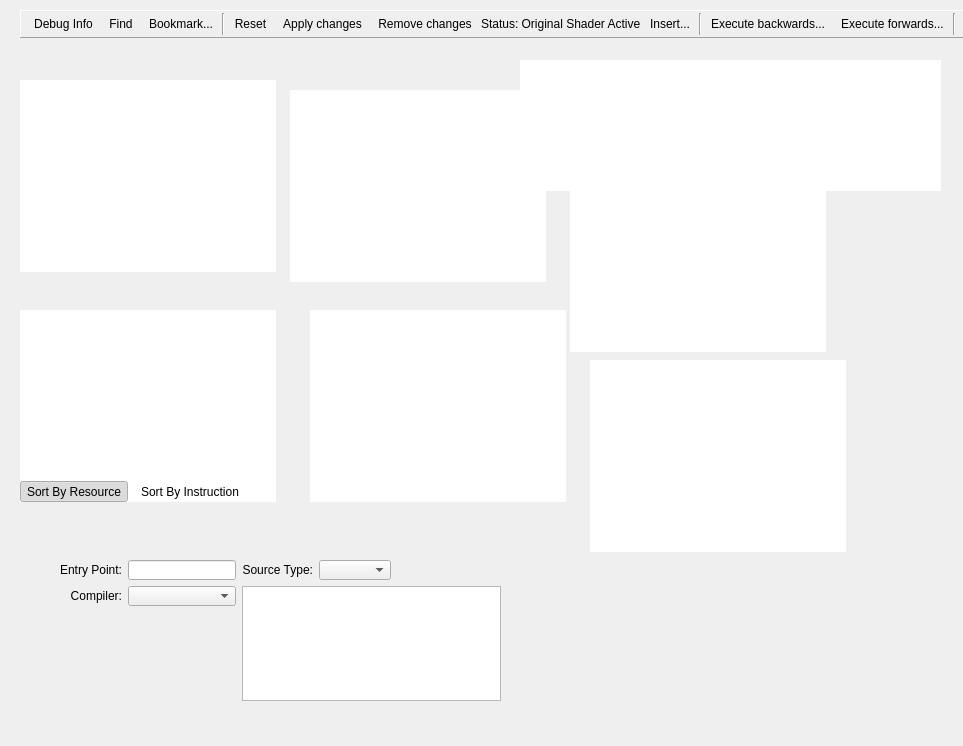
<?xml version="1.0" encoding="UTF-8"?>
<ui version="4.0">
 <class>ShaderViewer</class>
 <widget class="QFrame" name="ShaderViewer">
  <property name="geometry">
   <rect>
    <x>0</x>
    <y>0</y>
    <width>963</width>
    <height>746</height>
   </rect>
  </property>
  <property name="windowTitle">
   <string>Form</string>
  </property>
  <widget class="ToolWindowManager" name="docking" native="true">
   <property name="geometry">
    <rect>
     <x>80</x>
     <y>90</y>
     <width>351</width>
     <height>301</height>
    </rect>
   </property>
  </widget>
  <widget class="RDTreeWidget" name="inputSig">
   <property name="geometry">
    <rect>
     <x>570</x>
     <y>160</y>
     <width>256</width>
     <height>192</height>
    </rect>
   </property>
   <property name="frameShape">
    <enum>QFrame::NoFrame</enum>
   </property>
   <property name="editTriggers">
    <set>QAbstractItemView::NoEditTriggers</set>
   </property>
   <property name="showDropIndicator" stdset="0">
    <bool>false</bool>
   </property>
   <property name="dragDropOverwriteMode">
    <bool>false</bool>
   </property>
   <property name="indentation">
    <number>0</number>
   </property>
   <property name="rootIsDecorated">
    <bool>false</bool>
   </property>
   <property name="itemsExpandable">
    <bool>false</bool>
   </property>
   <property name="allColumnsShowFocus">
    <bool>true</bool>
   </property>
   <property name="cornerButtonEnabled" stdset="0">
    <bool>false</bool>
   </property>
  </widget>
  <widget class="RDTreeWidget" name="outputSig">
   <property name="geometry">
    <rect>
     <x>590</x>
     <y>360</y>
     <width>256</width>
     <height>192</height>
    </rect>
   </property>
   <property name="frameShape">
    <enum>QFrame::NoFrame</enum>
   </property>
   <property name="editTriggers">
    <set>QAbstractItemView::NoEditTriggers</set>
   </property>
   <property name="showDropIndicator" stdset="0">
    <bool>false</bool>
   </property>
   <property name="dragDropOverwriteMode">
    <bool>false</bool>
   </property>
   <property name="indentation">
    <number>0</number>
   </property>
   <property name="rootIsDecorated">
    <bool>false</bool>
   </property>
   <property name="itemsExpandable">
    <bool>false</bool>
   </property>
   <property name="allColumnsShowFocus">
    <bool>true</bool>
   </property>
   <property name="cornerButtonEnabled" stdset="0">
    <bool>false</bool>
   </property>
  </widget>
  <widget class="RDTreeWidget" name="constants">
   <property name="geometry">
    <rect>
     <x>20</x>
     <y>310</y>
     <width>256</width>
     <height>192</height>
    </rect>
   </property>
   <property name="contextMenuPolicy">
    <enum>Qt::PreventContextMenu</enum>
   </property>
   <property name="frameShape">
    <enum>QFrame::NoFrame</enum>
   </property>
   <property name="allColumnsShowFocus">
    <bool>true</bool>
   </property>
  </widget>
  <widget class="QFrame" name="resourcesPanel">
   <property name="geometry">
    <rect>
     <x>20</x>
     <y>310</y>
     <width>256</width>
     <height>192</height>
    </rect>
   </property>
   <property name="contextMenuPolicy">
    <enum>Qt::PreventContextMenu</enum>
   </property>
   <property name="frameShape">
    <enum>QFrame::NoFrame</enum>
   </property>
   <layout class="QVBoxLayout" name="verticalLayout">
    <property name="spacing">
     <number>2</number>
    </property>
    <property name="leftMargin">
     <number>0</number>
    </property>
    <property name="topMargin">
     <number>0</number>
    </property>
    <property name="rightMargin">
     <number>0</number>
    </property>
    <property name="bottomMargin">
     <number>0</number>
    </property>
    <item>
     <widget class="RDTreeWidget" name="accessedResources">
      <property name="frameShape">
       <enum>QFrame::NoFrame</enum>
      </property>
      <property name="allColumnsShowFocus">
       <bool>true</bool>
      </property>
     </widget>
    </item>
    <item>
     <widget class="QFrame" name="sortGroup">
      <property name="sizePolicy">
       <sizepolicy hsizetype="Minimum" vsizetype="Fixed">
        <horstretch>0</horstretch>
        <verstretch>0</verstretch>
       </sizepolicy>
      </property>
      <property name="contextMenuPolicy">
       <enum>Qt::PreventContextMenu</enum>
      </property>
      <property name="frameShape">
       <enum>QFrame::NoFrame</enum>
      </property>
      <layout class="QHBoxLayout" name="horizontalLayout_6">
       <property name="leftMargin">
        <number>0</number>
       </property>
       <property name="topMargin">
        <number>0</number>
       </property>
       <property name="rightMargin">
        <number>0</number>
       </property>
       <property name="bottomMargin">
        <number>0</number>
       </property>
       <item>
        <widget class="QToolButton" name="resources_sortByResource">
         <property name="toolTip">
          <string>Sort accessed resource by shader binding</string>
         </property>
         <property name="text">
          <string>Sort By Resource</string>
         </property>
         <property name="checkable">
          <bool>true</bool>
         </property>
         <property name="checked">
          <bool>true</bool>
         </property>
         <property name="autoRaise">
          <bool>true</bool>
         </property>
        </widget>
       </item>
       <item>
        <widget class="QToolButton" name="resources_sortByStep">
         <property name="toolTip">
          <string>Sort accessed resource by instruction step</string>
         </property>
         <property name="text">
          <string>Sort By Instruction</string>
         </property>
         <property name="checkable">
          <bool>true</bool>
         </property>
         <property name="checked">
          <bool>false</bool>
         </property>
         <property name="autoRaise">
          <bool>true</bool>
         </property>
        </widget>
       </item>
       <item>
        <spacer name="resources_horizontalSpacer">
         <property name="orientation">
          <enum>Qt::Horizontal</enum>
         </property>
         <property name="sizeHint" stdset="0">
          <size>
           <width>40</width>
           <height>20</height>
          </size>
         </property>
        </spacer>
       </item>
      </layout>
     </widget>
    </item>
   </layout>
  </widget>
  <widget class="RDTreeWidget" name="debugVars">
   <property name="geometry">
    <rect>
     <x>310</x>
     <y>310</y>
     <width>256</width>
     <height>192</height>
    </rect>
   </property>
   <property name="frameShape">
    <enum>QFrame::NoFrame</enum>
   </property>
   <property name="allColumnsShowFocus">
    <bool>true</bool>
   </property>
  </widget>
  <widget class="QFrame" name="toolbar">
   <property name="geometry">
    <rect>
     <x>20</x>
     <y>10</y>
     <width>1132</width>
     <height>28</height>
    </rect>
   </property>
   <property name="sizePolicy">
    <sizepolicy hsizetype="Minimum" vsizetype="Fixed">
     <horstretch>0</horstretch>
     <verstretch>0</verstretch>
    </sizepolicy>
   </property>
   <property name="minimumSize">
    <size>
     <width>0</width>
     <height>28</height>
    </size>
   </property>
   <property name="frameShape">
    <enum>QFrame::Panel</enum>
   </property>
   <property name="frameShadow">
    <enum>QFrame::Raised</enum>
   </property>
   <layout class="QHBoxLayout" name="horizontalLayout_5">
    <property name="spacing">
     <number>2</number>
    </property>
    <property name="leftMargin">
     <number>6</number>
    </property>
    <property name="topMargin">
     <number>2</number>
    </property>
    <property name="rightMargin">
     <number>6</number>
    </property>
    <property name="bottomMargin">
     <number>2</number>
    </property>
    <item>
     <widget class="QToolButton" name="toggleLog">
      <property name="toolTip">
       <string>Show/Hide Debug Info Logging Panel</string>
      </property>
      <property name="checkable">
       <bool>true</bool>
      </property>
      <property name="text">
       <string>Debug Info</string>
      </property>
      <property name="icon">
       <iconset resource="../Resources/resources.qrc">
        <normaloff>:/information.png</normaloff>:/information.png</iconset>
      </property>
      <property name="toolButtonStyle">
       <enum>Qt::ToolButtonTextBesideIcon</enum>
      </property>
      <property name="autoRaise">
       <bool>true</bool>
      </property>
     </widget>
    </item>
    <item>
     <widget class="QToolButton" name="findReplace">
      <property name="toolTip">
       <string>Find &amp; Replace</string>
      </property>
      <property name="text">
       <string>Find</string>
      </property>
      <property name="icon">
       <iconset resource="../Resources/resources.qrc">
        <normaloff>:/find.png</normaloff>:/find.png</iconset>
      </property>
      <property name="toolButtonStyle">
       <enum>Qt::ToolButtonTextBesideIcon</enum>
      </property>
      <property name="autoRaise">
       <bool>true</bool>
      </property>
     </widget>
    </item>
    <item>
     <widget class="QToolButton" name="bookmark">
      <property name="toolTip">
       <string>Add, remove or jump to bookmarks in current file</string>
      </property>
      <property name="text">
       <string>Bookmark...</string>
      </property>
      <property name="icon">
       <iconset resource="../Resources/resources.qrc">
        <normaloff>:/bookmark_blue.png</normaloff>:/bookmark_blue.png</iconset>
      </property>
      <property name="popupMode">
       <enum>QToolButton::InstantPopup</enum>
      </property>
      <property name="toolButtonStyle">
       <enum>Qt::ToolButtonTextBesideIcon</enum>
      </property>
      <property name="autoRaise">
       <bool>true</bool>
      </property>
     </widget>
    </item>
    <item>
     <widget class="Line" name="line">
      <property name="orientation">
       <enum>Qt::Vertical</enum>
      </property>
     </widget>
    </item>
    <item>
     <widget class="QToolButton" name="resetEdits">
      <property name="toolTip">
       <string>Remove all source edits and restore original shader</string>
      </property>
      <property name="text">
       <string>Reset</string>
      </property>
      <property name="icon">
       <iconset resource="../Resources/resources.qrc">
        <normaloff>:/del.png</normaloff>:/del.png</iconset>
      </property>
      <property name="toolButtonStyle">
       <enum>Qt::ToolButtonTextBesideIcon</enum>
      </property>
      <property name="autoRaise">
       <bool>true</bool>
      </property>
     </widget>
    </item>
    <item>
     <widget class="QToolButton" name="refresh">
      <property name="toolTip">
       <string>Compile shader &amp; apply changes</string>
      </property>
      <property name="text">
       <string>Apply changes</string>
      </property>
      <property name="icon">
       <iconset resource="../Resources/resources.qrc">
        <normaloff>:/arrow_refresh.png</normaloff>:/arrow_refresh.png</iconset>
      </property>
      <property name="toolButtonStyle">
       <enum>Qt::ToolButtonTextBesideIcon</enum>
      </property>
      <property name="autoRaise">
       <bool>true</bool>
      </property>
     </widget>
    </item>
    <item>
     <widget class="QToolButton" name="unrefresh">
      <property name="toolTip">
       <string>Use original shader</string>
      </property>
      <property name="text">
       <string>Remove changes</string>
      </property>
      <property name="icon">
       <iconset resource="../Resources/resources.qrc">
        <normaloff>:/arrow_undo.png</normaloff>:/arrow_undo.png</iconset>
      </property>
      <property name="toolButtonStyle">
       <enum>Qt::ToolButtonTextBesideIcon</enum>
      </property>
      <property name="autoRaise">
       <bool>true</bool>
      </property>
     </widget>
    </item>
    <item>
     <widget class="QLabel" name="editStatusLabel">
      <property name="toolTip">
       <string>The replay currently has the original shader active</string>
      </property>
      <property name="text">
       <string>Status: Original Shader Active</string>
      </property>
     </widget>
    </item>
    <item>
     <widget class="QToolButton" name="snippets">
      <property name="toolTip">
       <string>Insert built-in snippets</string>
      </property>
      <property name="text">
       <string>Insert...</string>
      </property>
      <property name="icon">
       <iconset resource="../Resources/resources.qrc">
        <normaloff>:/plugin_add.png</normaloff>:/plugin_add.png</iconset>
      </property>
      <property name="popupMode">
       <enum>QToolButton::InstantPopup</enum>
      </property>
      <property name="toolButtonStyle">
       <enum>Qt::ToolButtonTextBesideIcon</enum>
      </property>
      <property name="autoRaise">
       <bool>true</bool>
      </property>
     </widget>
    </item>
    <item>
     <widget class="Line" name="editSep">
      <property name="orientation">
       <enum>Qt::Vertical</enum>
      </property>
     </widget>
    </item>
    <item>
     <widget class="QToolButton" name="execBackwards">
      <property name="toolTip">
       <string>Run or step backwards in execution</string>
      </property>
      <property name="text">
       <string>Execute backwards...</string>
      </property>
      <property name="icon">
       <iconset resource="../Resources/resources.qrc">
        <normaloff>:/control_reverse_blue@2x.png</normaloff>:/control_reverse_blue@2x.png</iconset>
      </property>
      <property name="popupMode">
       <enum>QToolButton::InstantPopup</enum>
      </property>
      <property name="toolButtonStyle">
       <enum>Qt::ToolButtonTextBesideIcon</enum>
      </property>
      <property name="autoRaise">
       <bool>true</bool>
      </property>
     </widget>
    </item>
    <item>
     <widget class="QToolButton" name="execForwards">
      <property name="toolTip">
       <string>Run or step forwards in execution</string>
      </property>
      <property name="text">
       <string>Execute forwards...</string>
      </property>
      <property name="icon">
       <iconset resource="../Resources/resources.qrc">
        <normaloff>:/control_play_blue.png</normaloff>:/control_play_blue.png</iconset>
      </property>
      <property name="popupMode">
       <enum>QToolButton::InstantPopup</enum>
      </property>
      <property name="toolButtonStyle">
       <enum>Qt::ToolButtonTextBesideIcon</enum>
      </property>
      <property name="autoRaise">
       <bool>true</bool>
      </property>
     </widget>
    </item>
    <item>
     <widget class="Line" name="regFormatSep">
      <property name="orientation">
       <enum>Qt::Vertical</enum>
      </property>
     </widget>
    </item>
    <item>
     <widget class="QToolButton" name="intView">
      <property name="text">
       <string>int</string>
      </property>
      <property name="checkable">
       <bool>true</bool>
      </property>
      <property name="checked">
       <bool>false</bool>
      </property>
      <property name="autoRaise">
       <bool>true</bool>
      </property>
     </widget>
    </item>
    <item>
     <widget class="QToolButton" name="floatView">
      <property name="text">
       <string>float</string>
      </property>
      <property name="checkable">
       <bool>true</bool>
      </property>
      <property name="checked">
       <bool>true</bool>
      </property>
      <property name="autoRaise">
       <bool>true</bool>
      </property>
     </widget>
    </item>
    <item>
     <widget class="Line" name="debugToggleSep">
      <property name="orientation">
       <enum>Qt::Vertical</enum>
      </property>
     </widget>
    </item>
    <item>
     <widget class="QToolButton" name="debugToggle">
      <property name="minimumSize">
       <size>
        <width>23</width>
        <height>22</height>
       </size>
      </property>
      <property name="toolTip">
       <string>Change the debugging view</string>
      </property>
      <property name="text">
       <string notr="true">Debug Toggle</string>
      </property>
      <property name="autoRaise">
       <bool>true</bool>
      </property>
     </widget>
    </item>
    <item>
     <spacer name="horizontalSpacer">
      <property name="orientation">
       <enum>Qt::Horizontal</enum>
      </property>
      <property name="sizeHint" stdset="0">
       <size>
        <width>40</width>
        <height>20</height>
       </size>
      </property>
     </spacer>
    </item>
   </layout>
  </widget>
  <widget class="RDTreeWidget" name="watch">
   <property name="geometry">
    <rect>
     <x>520</x>
     <y>60</y>
     <width>421</width>
     <height>131</height>
    </rect>
   </property>
   <property name="frameShape">
    <enum>QFrame::NoFrame</enum>
   </property>
   <property name="editTriggers">
    <set>QAbstractItemView::AnyKeyPressed|QAbstractItemView::DoubleClicked|QAbstractItemView::EditKeyPressed|QAbstractItemView::SelectedClicked</set>
   </property>
   <property name="selectionMode">
    <enum>QAbstractItemView::SingleSelection</enum>
   </property>
   <property name="selectionBehavior">
    <enum>QAbstractItemView::SelectRows</enum>
   </property>
   <property name="wordWrap">
    <bool>false</bool>
   </property>
   <attribute name="horizontalHeaderHighlightSections">
    <bool>false</bool>
   </attribute>
   <attribute name="horizontalHeaderStretchLastSection">
    <bool>true</bool>
   </attribute>
   <attribute name="verticalHeaderVisible">
    <bool>false</bool>
   </attribute>
   <column>
    <property name="text">
     <string>Name</string>
    </property>
   </column>
   <column>
    <property name="text">
     <string>Register(s)</string>
    </property>
   </column>
   <column>
    <property name="text">
     <string>Type</string>
    </property>
   </column>
   <column>
    <property name="text">
     <string>Value</string>
    </property>
   </column>
  </widget>
  <widget class="QListWidget" name="callstack">
   <property name="geometry">
    <rect>
     <x>20</x>
     <y>80</y>
     <width>256</width>
     <height>192</height>
    </rect>
   </property>
   <property name="frameShape">
    <enum>QFrame::NoFrame</enum>
   </property>
   <property name="selectionMode">
    <enum>QAbstractItemView::NoSelection</enum>
   </property>
  </widget>
  <widget class="RDTreeWidget" name="sourceVars">
   <property name="geometry">
    <rect>
     <x>290</x>
     <y>90</y>
     <width>256</width>
     <height>192</height>
    </rect>
   </property>
   <property name="frameShape">
    <enum>QFrame::NoFrame</enum>
   </property>
   <property name="allColumnsShowFocus">
    <bool>true</bool>
   </property>
  </widget>
  <widget class="QWidget" name="compilationGroup" native="true">
   <property name="geometry">
    <rect>
     <x>60</x>
     <y>560</y>
     <width>441</width>
     <height>141</height>
    </rect>
   </property>
   <layout class="QGridLayout" name="gridLayout">
    <item row="0" column="0">
     <widget class="QLabel" name="label">
      <property name="text">
       <string>Entry Point:</string>
      </property>
      <property name="alignment">
       <set>Qt::AlignRight|Qt::AlignTrailing|Qt::AlignVCenter</set>
      </property>
     </widget>
    </item>
    <item row="0" column="1">
     <widget class="QLineEdit" name="entryFunc">
      <property name="sizePolicy">
       <sizepolicy hsizetype="Minimum" vsizetype="Fixed">
        <horstretch>0</horstretch>
        <verstretch>0</verstretch>
       </sizepolicy>
      </property>
      <property name="minimumSize">
       <size>
        <width>0</width>
        <height>20</height>
       </size>
      </property>
     </widget>
    </item>
    <item row="0" column="2">
     <widget class="QLabel" name="label_4">
      <property name="text">
       <string>Source Type:</string>
      </property>
      <property name="alignment">
       <set>Qt::AlignRight|Qt::AlignTrailing|Qt::AlignVCenter</set>
      </property>
     </widget>
    </item>
    <item row="0" column="3">
     <widget class="QComboBox" name="encoding">
      <property name="minimumSize">
       <size>
        <width>0</width>
        <height>20</height>
       </size>
      </property>
      <property name="insertPolicy">
       <enum>QComboBox::NoInsert</enum>
      </property>
      <property name="sizeAdjustPolicy">
       <enum>QComboBox::AdjustToContents</enum>
      </property>
     </widget>
    </item>
    <item row="0" column="4">
     <spacer name="horizontalSpacer_2">
      <property name="orientation">
       <enum>Qt::Horizontal</enum>
      </property>
      <property name="sizeHint" stdset="0">
       <size>
        <width>40</width>
        <height>20</height>
       </size>
      </property>
     </spacer>
    </item>
    <item row="1" column="0">
     <widget class="QLabel" name="label_3">
      <property name="text">
       <string>Compiler:</string>
      </property>
      <property name="alignment">
       <set>Qt::AlignRight|Qt::AlignTrailing|Qt::AlignVCenter</set>
      </property>
     </widget>
    </item>
    <item row="1" column="1">
     <widget class="QComboBox" name="compileTool">
      <property name="sizePolicy">
       <sizepolicy hsizetype="Minimum" vsizetype="Fixed">
        <horstretch>0</horstretch>
        <verstretch>0</verstretch>
       </sizepolicy>
      </property>
      <property name="minimumSize">
       <size>
        <width>0</width>
        <height>20</height>
       </size>
      </property>
      <property name="insertPolicy">
       <enum>QComboBox::NoInsert</enum>
      </property>
      <property name="sizeAdjustPolicy">
       <enum>QComboBox::AdjustToContents</enum>
      </property>
     </widget>
    </item>
    <item row="1" column="2" rowspan="2" colspan="3">
     <widget class="QTextEdit" name="toolCommandLine">
      <property name="minimumSize">
       <size>
        <width>0</width>
        <height>20</height>
       </size>
      </property>
      <property name="acceptRichText">
       <bool>false</bool>
      </property>
     </widget>
    </item>
    <item row="2" column="1">
     <spacer name="verticalSpacer">
      <property name="orientation">
       <enum>Qt::Vertical</enum>
      </property>
      <property name="sizeHint" stdset="0">
       <size>
        <width>20</width>
        <height>40</height>
       </size>
      </property>
     </spacer>
    </item>
   </layout>
  </widget>
 </widget>
 <customwidgets>
  <customwidget>
   <class>RDTreeWidget</class>
   <extends>QTreeView</extends>
   <header>Widgets/Extended/RDTreeWidget.h</header>
  </customwidget>
  <customwidget>
   <class>ToolWindowManager</class>
   <extends>QWidget</extends>
   <header>3rdparty/toolwindowmanager/ToolWindowManager.h</header>
  </customwidget>
 </customwidgets>
 <resources>
  <include location="../Resources/resources.qrc"/>
 </resources>
 <connections/>
</ui>
